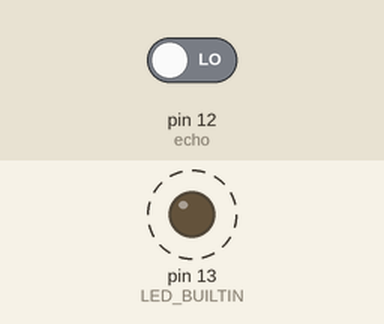
A sketch run on a simulated Arduino Uno, built with avr-gcc and run on an emulated ATmega328P. Parts: output pins drawn as LEDs (lit = HIGH). Dashed ring = blinking. The inputs (shaded band) are chosen by the test bench; at power-on: pin 12 (echo) LOW. What the sketch prints to the serial monitor is not drawn.

Above: at 0.5 s.
Timing chart, 0 to 3.0 s (numbered marks = the images above):
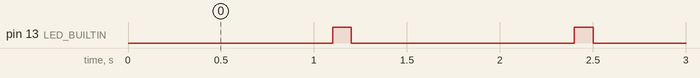

The sketch:

sonia-2.ino
```cpp
/* This sketch file is to add distance judgement and light the
   LED when the distance is lower than 30cm */

long duration,cm;
const int echo = 12;
//const int LED = 13;

void setup() {
  // put your setup code here, to run once:
  Serial.begin(9600);
  pinMode(LED_BUILTIN, OUTPUT);
}

void loop() {
  // put your main code here, to run repeatedly:
  duration = pulseIn(echo, HIGH);

  cm = duration * 0.1;

  Serial.print(cm);
  Serial.println("cm");
  delay(100);

  if (cm <= 30){
    ledblink();

  }
}

void ledblink(){
  digitalWrite(LED_BUILTIN, HIGH);
  delay(100);
  digitalWrite(LED_BUILTIN, LOW);
  delay(100);
}
```

Measured:
- by itself, pin 13 (LED_BUILTIN): alternates HIGH for 0.10 s and LOW for 1.2 s
